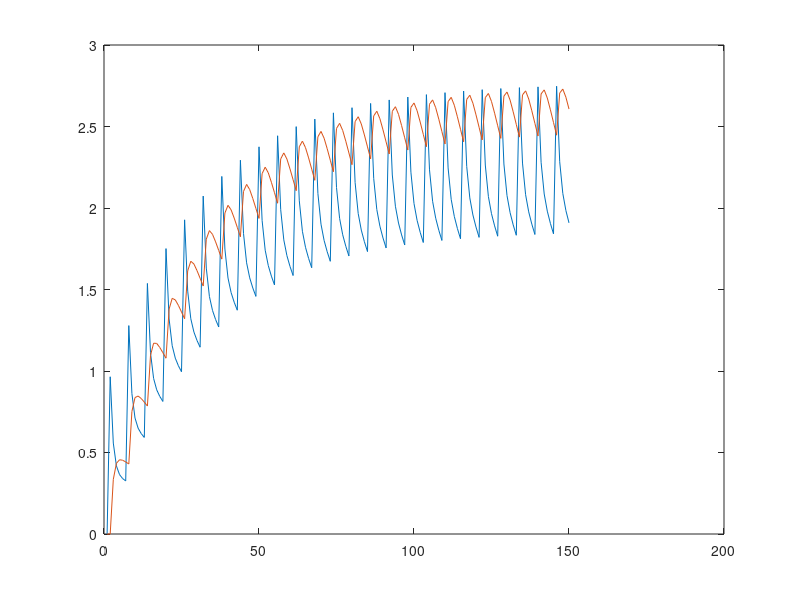

Write MATLAB code to recreate this figure.

n_it = 150;
h = 1;
v1 = 3110;
v2 = 3110;
k10 = 0.0643 * 3600;
k12 = 0.3 * 3600;
k21 = 0.2455 * 3600;
delta = 1000;

dc1(1:n_it)=zeros;
dc2(1:n_it)=zeros;
c1(1:n_it)=zeros;
c2(1:n_it)=zeros;
d(1:(n_it/6))=3;
d=upsample(d,6,0);

t(1:n_it) = zeros;

A = [1/v1 * (-k12-k10),1/v1 * k21; 1/v2 *k12 , -1/v2 *k21];
D = [1/v1;0] * delta;

for k=1:n_it
    change = A *[c1(k);c2(k)] + D*d(k);
    c1(k+1)=c1(k)+h*change(1);
    c2(k+1)=c2(k)+h*change(2);

    t(k) = k * h;
end


figure(1)
plot(t,c1(1:n_it))
hold on
plot(t,c2(1:n_it))

%gg=plot(t,c1,c2);
%set(gg,'LineWidth',1.5)

